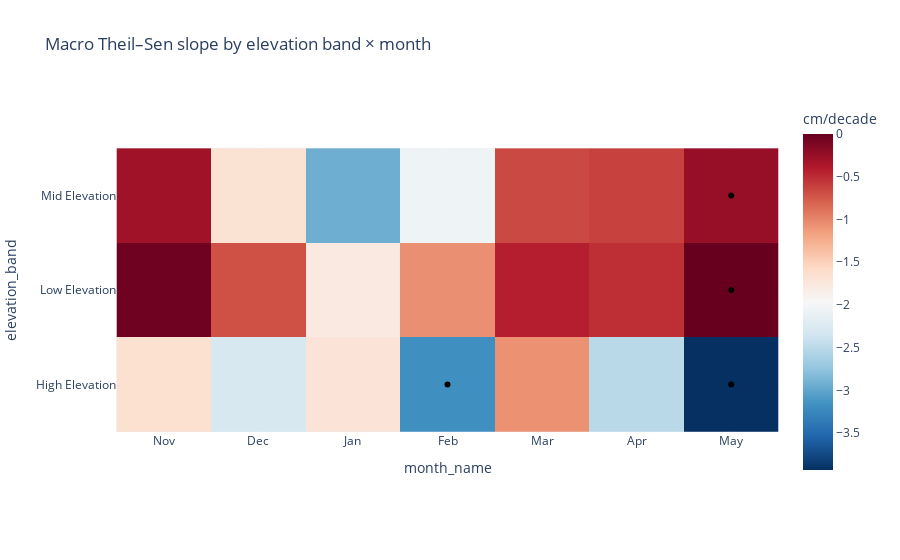

The cell this chart's notebook holds for it:
### Code cell
import plotly.express as px
import plotly.graph_objects as go

if 'month_name' not in avg_elevation_month.columns:
    month_map = {1:'Jan',2:'Feb',3:'Mar',4:'Apr',5:'May',11:'Nov',12:'Dec'}
    avg_elevation_month = avg_elevation_month.assign(
        month_name = avg_elevation_month['month'].map(month_map)
    )

pivot = avg_elevation_month.pivot_table(
    index='elevation_band', columns='month_name', values='slope_per_decade'
).reindex(columns=['Nov','Dec','Jan','Feb','Mar','Apr','May'], fill_value=None)

fig = px.imshow(pivot, color_continuous_scale='RdBu_r', origin='lower',
                labels=dict(color='Slope (cm/decade)'),
                title='Macro Theil–Sen slope by elevation band × month')

# Add ● where p ≤ 0.05
for r in avg_elevation_month.itertuples():
    if r.p <= 0.05:
        fig.add_trace(go.Scatter(
            x=[r.month_name], y=[r.elevation_band], mode='markers',
            marker=dict(color='black', size=6), showlegend=False, hoverinfo='skip'
        ))

fig.update_coloraxes(colorbar_title='cm/decade')
fig.show()

### Figure 1 — Plotly figure (JSON) as saved in the notebook; plotly's stock layout.template omitted (floating-point values rounded to 4 significant figures)
{"data": [{"coloraxis": "coloraxis", "hovertemplate": "month_name: %{x}<br>elevation_band: %{y}<br>Slope (cm/decade): %{z}<extra></extra>", "name": "0", "type": "heatmap", "x": ["Nov", "Dec", "Jan", "Feb", "Mar", "Apr", "May"], "xaxis": "x", "y": ["High Elevation", "Low Elevation", "Mid Elevation"], "yaxis": "y", "z": [[-1.646, -2.287, -1.7, -3.176, -1.07, -2.506, -3.931], [-0.04028, -0.7044, -1.776, -1.053, -0.4268, -0.513, 0.0], [-0.3008, -1.68, -2.934, -2.062, -0.6587, -0.6175, -0.2537]]}, {"hoverinfo": "skip", "marker": {"color": "black", "size": 6}, "mode": "markers", "showlegend": false, "type": "scatter", "x": ["Feb"], "y": ["High Elevation"]}, {"hoverinfo": "skip", "marker": {"color": "black", "size": 6}, "mode": "markers", "showlegend": false, "type": "scatter", "x": ["May"], "y": ["High Elevation"]}, {"hoverinfo": "skip", "marker": {"color": "black", "size": 6}, "mode": "markers", "showlegend": false, "type": "scatter", "x": ["May"], "y": ["Low Elevation"]}, {"hoverinfo": "skip", "marker": {"color": "black", "size": 6}, "mode": "markers", "showlegend": false, "type": "scatter", "x": ["May"], "y": ["Mid Elevation"]}], "layout": {"coloraxis": {"colorbar": {"title": {"text": "cm/decade"}}, "colorscale": [[0, "rgb(5,48,97)"], [0.1, "rgb(33,102,172)"], [0.2, "rgb(67,147,195)"], [0.3, "rgb(146,197,222)"], [0.4, "rgb(209,229,240)"], [0.5, "rgb(247,247,247)"], [0.6, "rgb(253,219,199)"], [0.7, "rgb(244,165,130)"], [0.8, "rgb(214,96,77)"], [0.9, "rgb(178,24,43)"], [1, "rgb(103,0,31)"]]}, "title": {"text": "Macro Theil–Sen slope by elevation band × month"}, "xaxis": {"anchor": "y", "constrain": "domain", "domain": [0, 1], "scaleanchor": "y", "title": {"text": "month_name"}}, "yaxis": {"anchor": "x", "autorange": true, "constrain": "domain", "domain": [0, 1], "title": {"text": "elevation_band"}}}}
